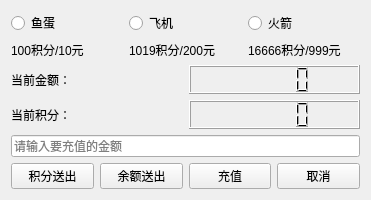
<?xml version="1.0" encoding="UTF-8"?>
<ui version="4.0">
 <class>GiftWidget</class>
 <widget class="QWidget" name="GiftWidget">
  <property name="geometry">
   <rect>
    <x>0</x>
    <y>0</y>
    <width>371</width>
    <height>200</height>
   </rect>
  </property>
  <property name="windowTitle">
   <string>Form</string>
  </property>
  <layout class="QVBoxLayout" name="verticalLayout_4">
   <item>
    <layout class="QHBoxLayout" name="horizontalLayout">
     <item>
      <layout class="QVBoxLayout" name="verticalLayout">
       <item>
        <widget class="QRadioButton" name="rbGiftfish">
         <property name="cursor">
          <cursorShape>PointingHandCursor</cursorShape>
         </property>
         <property name="layoutDirection">
          <enum>Qt::LeftToRight</enum>
         </property>
         <property name="text">
          <string>鱼蛋</string>
         </property>
        </widget>
       </item>
       <item>
        <widget class="QLabel" name="lbfish">
         <property name="text">
          <string>100积分/10元</string>
         </property>
        </widget>
       </item>
      </layout>
     </item>
     <item>
      <layout class="QVBoxLayout" name="verticalLayout_2">
       <item>
        <widget class="QRadioButton" name="rbGiftfly">
         <property name="cursor">
          <cursorShape>PointingHandCursor</cursorShape>
         </property>
         <property name="text">
          <string>飞机</string>
         </property>
        </widget>
       </item>
       <item>
        <widget class="QLabel" name="lbfly">
         <property name="text">
          <string>1019积分/200元</string>
         </property>
        </widget>
       </item>
      </layout>
     </item>
     <item>
      <layout class="QVBoxLayout" name="verticalLayout_3">
       <item>
        <widget class="QRadioButton" name="rbGiftrocket">
         <property name="text">
          <string>火箭</string>
         </property>
        </widget>
       </item>
       <item>
        <widget class="QLabel" name="lbrocket">
         <property name="text">
          <string>16666积分/999元</string>
         </property>
        </widget>
       </item>
      </layout>
     </item>
    </layout>
   </item>
   <item>
    <layout class="QHBoxLayout" name="horizontalLayout_3">
     <item>
      <widget class="QLabel" name="label">
       <property name="text">
        <string>当前金额：</string>
       </property>
      </widget>
     </item>
     <item>
      <widget class="QLCDNumber" name="lcdmonney">
       <property name="value" stdset="0">
        <double>0.000000000000000</double>
       </property>
      </widget>
     </item>
    </layout>
   </item>
   <item>
    <layout class="QHBoxLayout" name="horizontalLayout_4">
     <item>
      <widget class="QLabel" name="label_2">
       <property name="text">
        <string>当前积分：</string>
       </property>
      </widget>
     </item>
     <item>
      <widget class="QLCDNumber" name="lcdintegral"/>
     </item>
    </layout>
   </item>
   <item>
    <widget class="QLineEdit" name="lineEdit">
     <property name="text">
      <string/>
     </property>
     <property name="placeholderText">
      <string>请输入要充值的金额</string>
     </property>
    </widget>
   </item>
   <item>
    <layout class="QHBoxLayout" name="horizontalLayout_2">
     <item>
      <widget class="QPushButton" name="btnIntegral">
       <property name="text">
        <string>积分送出</string>
       </property>
      </widget>
     </item>
     <item>
      <widget class="QPushButton" name="btnMonney">
       <property name="text">
        <string>余额送出</string>
       </property>
      </widget>
     </item>
     <item>
      <widget class="QPushButton" name="btnRecharge">
       <property name="text">
        <string>充值</string>
       </property>
      </widget>
     </item>
     <item>
      <widget class="QPushButton" name="btnGoaway">
       <property name="text">
        <string>取消</string>
       </property>
      </widget>
     </item>
    </layout>
   </item>
  </layout>
 </widget>
 <resources/>
 <connections/>
</ui>
